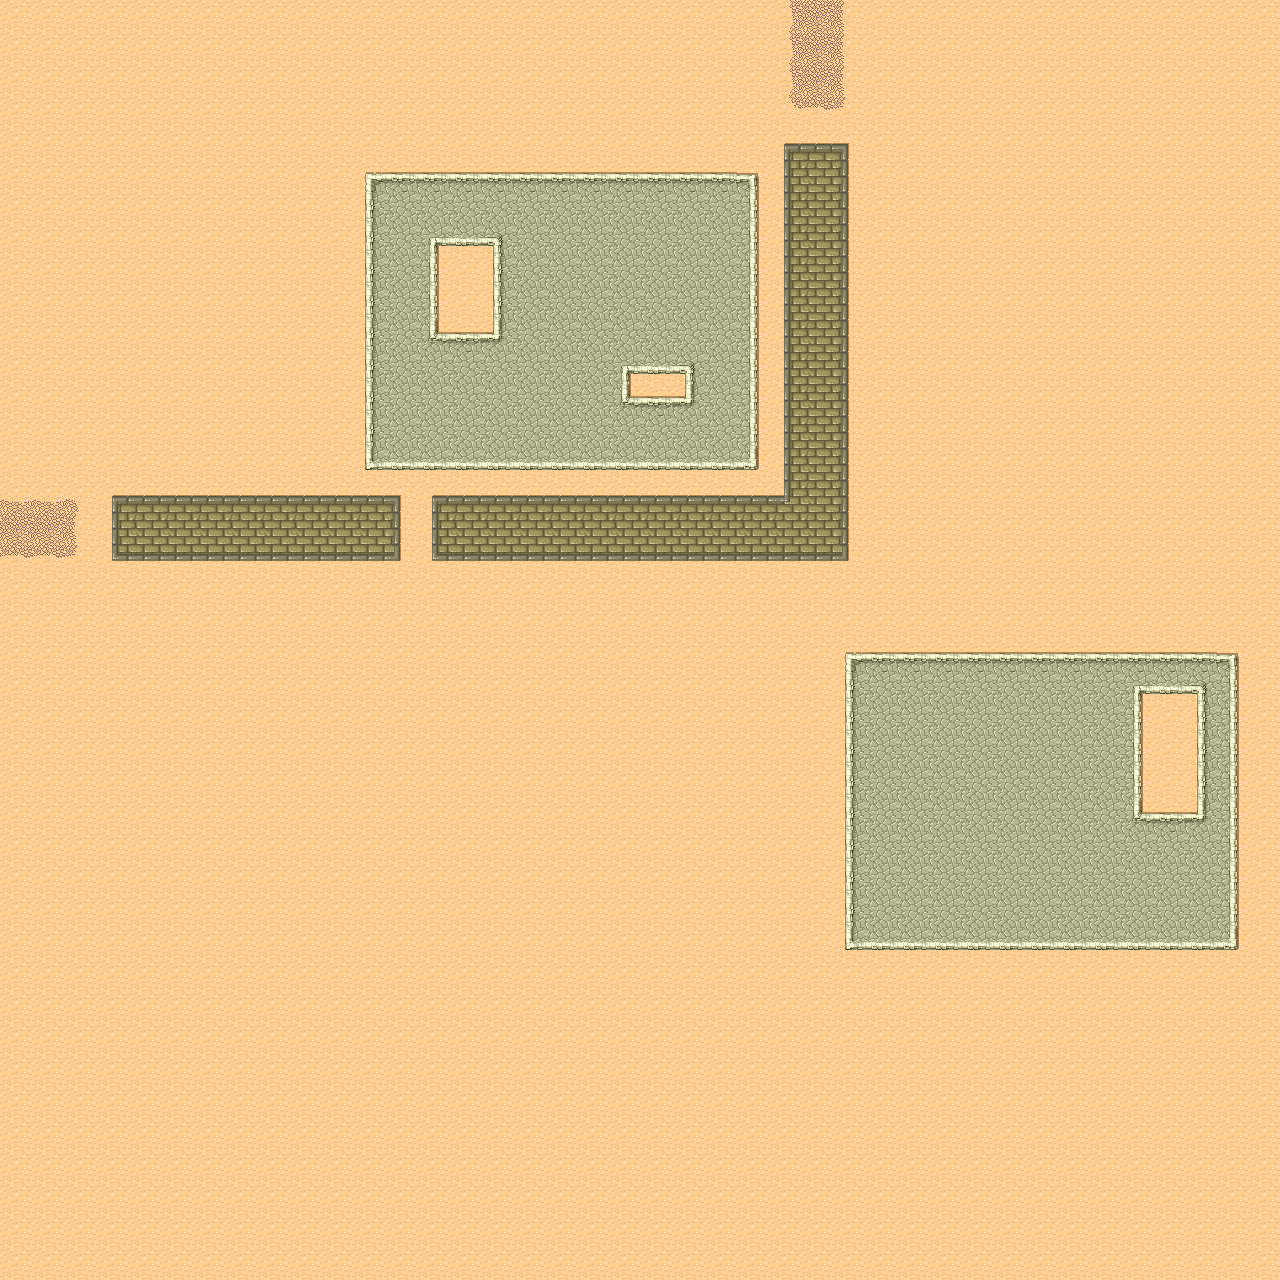

A 2D game scene composited from a Tiled map and its tileset images. What follows is a short description and the map's XML, with each tile layer's data collapsed to a summary:
An orthogonal 40x40 tile map with 32x32 px tiles, 1 tile layer (Ground), 1 hidden layer not drawn.

<map version="1.0" orientation="orthogonal" width="40" height="40" tilewidth="32" tileheight="32">
 <tileset firstgid="1" name="Desert" tilewidth="32" tileheight="32" spacing="1" margin="1">
  <image source="desert_tiles.png" width="265" height="199" />
 </tileset>
 <layer name="Ground" width="40" height="40">
  <data>[1600 cells, 1600 non-empty, 32 distinct tile ids]</data>
 </layer>
 <layer name="Items" width="40" height="40" visible="0">
  <data>[1600 cells, 36 non-empty, 8 distinct tile ids]</data>
 </layer>
</map>
